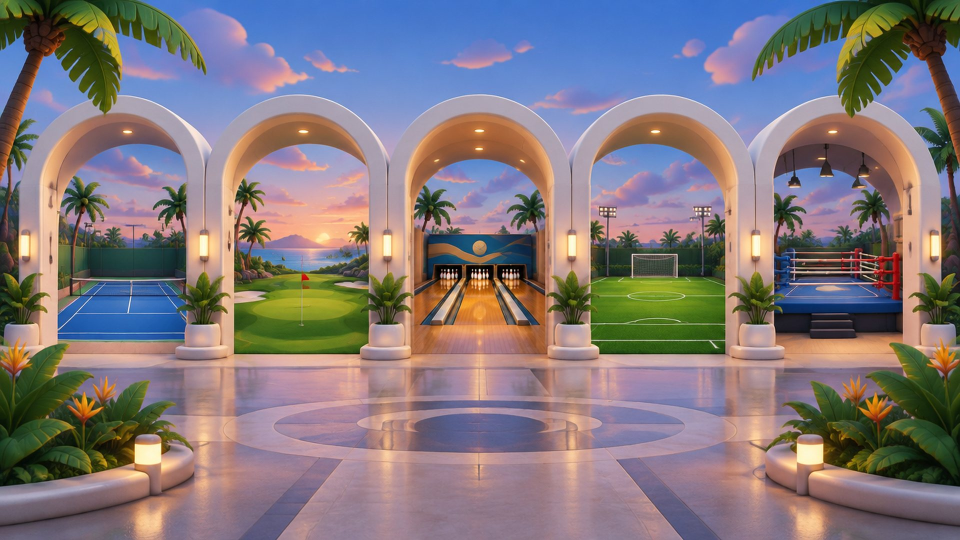
#> input picture Unity/Assets/Resources/Club/scene-pavilion.jpg, 1920 x 1080 px (shown at 1/2 size)
$ python -i bag_sheet.py   (imports and definitions only)
#> lines starting #> are read from the running program, lines starting #| are printed output that depends on the picture
#> further down, picture is the input picture: PIL image 1920x1080 RGB; mean R, G, B 129.9, 120.2, 125
"""BAG: compose review sheets with PIL (plain python3). Usage: python3 py/bag_sheet.py product | hero <Male|Female> | closeups | pose <Male|Female>"""
import sys, os
from PIL import Image, ImageDraw, ImageFont
ROOT = os.path.abspath(os.path.join(os.path.dirname(__file__), '..'))
REF = os.path.abspath(os.path.join(ROOT, '..', '..', 'ArtDir', 'hero', 'targets-2026-10-13', 'accessories'))
try: F = ImageFont.truetype('/System/Library/Fonts/Helvetica.ttc', 34); F2 = ImageFont.truetype('/System/Library/Fonts/Helvetica.ttc', 26)
except Exception: F = F2 = None


def autocrop(im, pad=36, thr=14):
#> called with pad = 36, thr = 14
    bg = im.getpixel((2, 2))
#> bg = (102, 123, 54)
    px = im.load(); w, h = im.size
#> after `w, h = im.size`: w = 1920; h = 1080
    xs, ys = [], []
    small = im.resize((w // 4, h // 4))
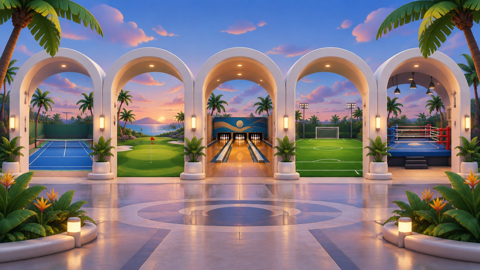
#> small: PIL image 480x270 RGB; mean R, G, B 129.9, 120.2, 125
    sp = small.load()
    x0, y0, x1, y1 = small.size[0], small.size[1], 0, 0
#> x0 = 480; y0 = 270; x1 = 0; y1 = 0
    for y in range(small.size[1]):
        for x in range(small.size[0]):
            p = sp[x, y]
            if abs(p[0] - bg[0]) + abs(p[1] - bg[1]) + abs(p[2] - bg[2]) > thr:
                x0 = min(x0, x); y0 = min(y0, y); x1 = max(x1, x); y1 = max(y1, y)
    if x1 <= x0: return im
    return im.crop((max(0, x0 * 4 - pad), max(0, y0 * 4 - pad), min(w, x1 * 4 + pad), min(h, y1 * 4 + pad)))


# [84 lines left out: functions cell, grid, with_ref, main, hero_sheets, pose_sheet, not called in this run]


# [4 lines not run here, left out]

>>> from PIL import Image
>>> picture = Image.open('../../../Unity/Assets/Resources/Club/scene-pavilion.jpg')
>>> result = autocrop(picture)

$ run again, on Unity/Assets/Resources/Club/club-play.png
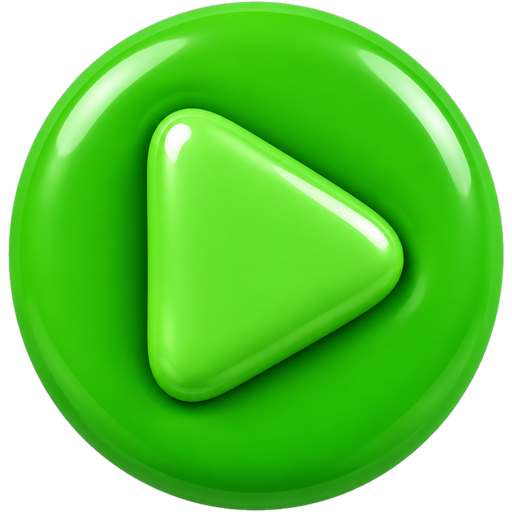
#> input picture Unity/Assets/Resources/Club/club-play.png, 512 x 512 px
#> picture is the input picture: PIL image 512x512 RGBA; mean R, G, B, A 51.6, 147.4, 22.9, 192.9
#> bg = (0, 0, 0, 0)
#> in autocrop, `small = im.resize((w // 4, h // 4))`:
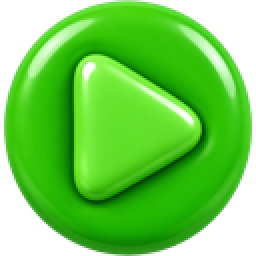
#> small: PIL image 128x128 RGBA (shown 2 times larger); mean R, G, B, A 52.2, 148.7, 23.3, 192.9; transparent parts drawn white
